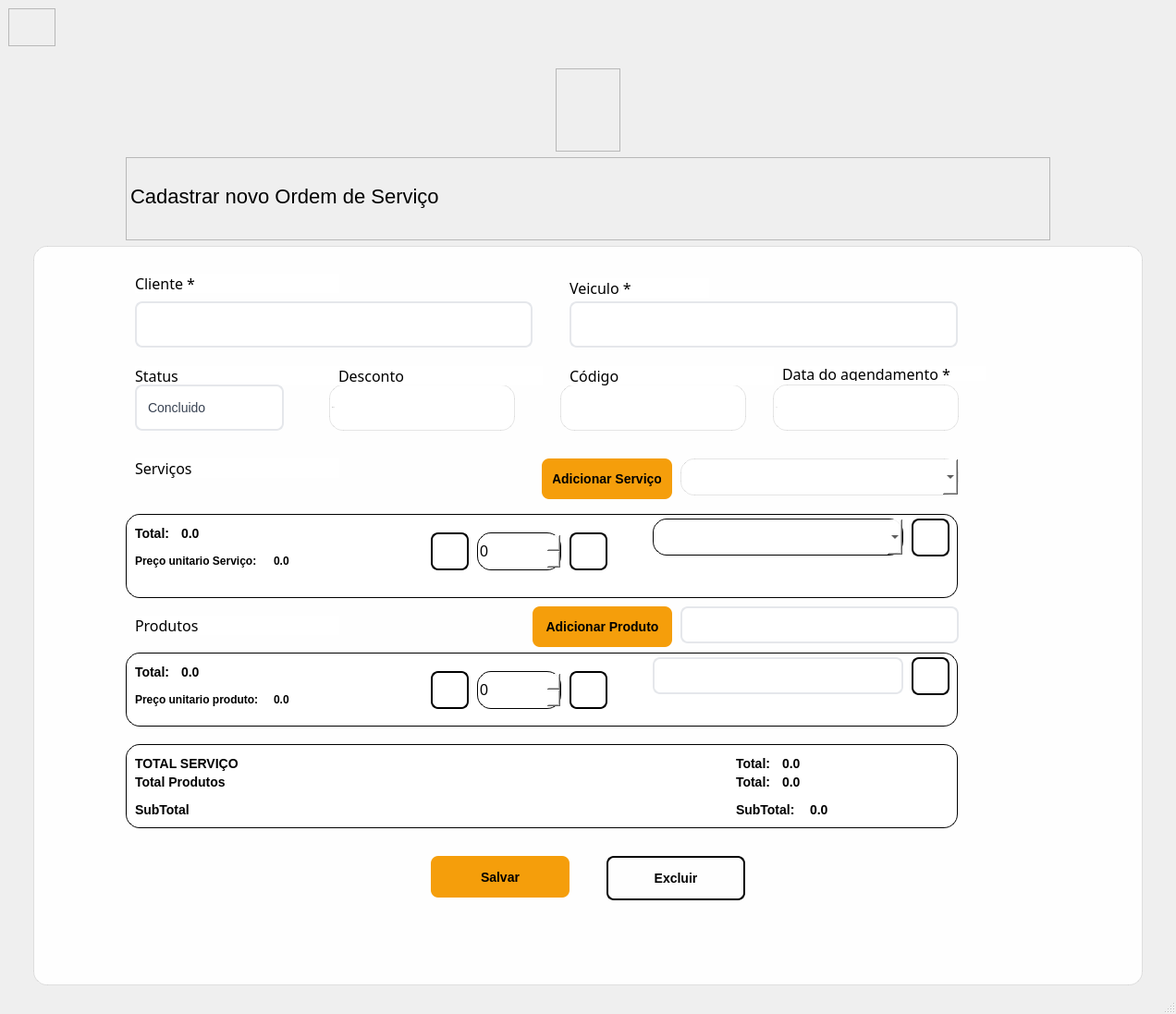
<?xml version="1.0" encoding="UTF-8"?>
<ui version="4.0">
 <class>MainWindow</class>
 <widget class="QMainWindow" name="MainWindow">
  <property name="geometry">
   <rect>
    <x>0</x>
    <y>0</y>
    <width>1272</width>
    <height>1097</height>
   </rect>
  </property>
  <property name="windowTitle">
   <string>MainWindow</string>
  </property>
  <widget class="QWidget" name="centralwidget">
   <layout class="QVBoxLayout" name="verticalLayout">
    <item>
     <widget class="QWidget" name="widget" native="true">
      <property name="minimumSize">
       <size>
        <width>50</width>
        <height>40</height>
       </size>
      </property>
      <property name="maximumSize">
       <size>
        <width>16777215</width>
        <height>80</height>
       </size>
      </property>
      <widget class="QFrame" name="frame_3">
       <property name="geometry">
        <rect>
         <x>0</x>
         <y>0</y>
         <width>51</width>
         <height>41</height>
        </rect>
       </property>
       <property name="frameShape">
        <enum>QFrame::StyledPanel</enum>
       </property>
       <property name="frameShadow">
        <enum>QFrame::Raised</enum>
       </property>
       <widget class="QPushButton" name="pushButton_3">
        <property name="geometry">
         <rect>
          <x>0</x>
          <y>0</y>
          <width>51</width>
          <height>41</height>
         </rect>
        </property>
        <property name="cursor">
         <cursorShape>PointingHandCursor</cursorShape>
        </property>
        <property name="styleSheet">
         <string notr="true">QPushButton{
background: transparent;
border: none;
}</string>
        </property>
        <property name="text">
         <string/>
        </property>
        <property name="icon">
         <iconset>
          <normaloff>../imagem/icons/back.png</normaloff>../imagem/icons/back.png</iconset>
        </property>
        <property name="iconSize">
         <size>
          <width>32</width>
          <height>32</height>
         </size>
        </property>
        <property name="flat">
         <bool>false</bool>
        </property>
       </widget>
      </widget>
     </widget>
    </item>
    <item alignment="Qt::AlignHCenter">
     <widget class="QFrame" name="frame_4">
      <property name="minimumSize">
       <size>
        <width>70</width>
        <height>90</height>
       </size>
      </property>
      <property name="maximumSize">
       <size>
        <width>70</width>
        <height>90</height>
       </size>
      </property>
      <property name="frameShape">
       <enum>QFrame::StyledPanel</enum>
      </property>
      <property name="frameShadow">
       <enum>QFrame::Raised</enum>
      </property>
      <widget class="QLabel" name="label_2">
       <property name="geometry">
        <rect>
         <x>0</x>
         <y>0</y>
         <width>70</width>
         <height>90</height>
        </rect>
       </property>
       <property name="text">
        <string/>
       </property>
       <property name="pixmap">
        <pixmap>../imagem/MOTORMAX-LGO.png</pixmap>
       </property>
       <property name="scaledContents">
        <bool>true</bool>
       </property>
      </widget>
     </widget>
    </item>
    <item alignment="Qt::AlignHCenter">
     <widget class="QFrame" name="frame">
      <property name="minimumSize">
       <size>
        <width>1000</width>
        <height>90</height>
       </size>
      </property>
      <property name="maximumSize">
       <size>
        <width>400</width>
        <height>90</height>
       </size>
      </property>
      <property name="frameShape">
       <enum>QFrame::StyledPanel</enum>
      </property>
      <property name="frameShadow">
       <enum>QFrame::Raised</enum>
      </property>
      <widget class="QLabel" name="label">
       <property name="geometry">
        <rect>
         <x>0</x>
         <y>0</y>
         <width>890</width>
         <height>70</height>
        </rect>
       </property>
       <property name="minimumSize">
        <size>
         <width>890</width>
         <height>0</height>
        </size>
       </property>
       <property name="font">
        <font>
         <pointsize>-1</pointsize>
         <weight>50</weight>
         <italic>false</italic>
         <bold>false</bold>
        </font>
       </property>
       <property name="styleSheet">
        <string notr="true">QLabel{
font-size: 22px;
margin-top: 30px;
margin-bottom: 15px;
font: plain;
}</string>
       </property>
       <property name="text">
        <string>Cadastrar novo Ordem de Serviço</string>
       </property>
      </widget>
     </widget>
    </item>
    <item alignment="Qt::AlignHCenter">
     <widget class="QFrame" name="frame_2">
      <property name="minimumSize">
       <size>
        <width>1200</width>
        <height>800</height>
       </size>
      </property>
      <property name="maximumSize">
       <size>
        <width>1200</width>
        <height>800</height>
       </size>
      </property>
      <property name="styleSheet">
       <string notr="true">background-color: rgba(255, 255, 255, 240);
border-radius: 15px;
border: 1px solid rgba(0, 0, 0,0.1); </string>
      </property>
      <property name="frameShape">
       <enum>QFrame::Panel</enum>
      </property>
      <property name="frameShadow">
       <enum>QFrame::Raised</enum>
      </property>
      <widget class="QPushButton" name="pushButton">
       <property name="geometry">
        <rect>
         <x>430</x>
         <y>660</y>
         <width>150</width>
         <height>45</height>
        </rect>
       </property>
       <property name="font">
        <font>
         <pointsize>-1</pointsize>
         <weight>75</weight>
         <bold>true</bold>
        </font>
       </property>
       <property name="cursor">
        <cursorShape>PointingHandCursor</cursorShape>
       </property>
       <property name="styleSheet">
        <string notr="true">QPushButton{
background-color: #f59e0b;
color: black;
border: none;
border-radius: 8px;
padding: 12px;
font-size: 14px;
font-weight: bold;
min-height: 20px;
}

QPushButton:hover{
background-color: #d97706;
}

QPushButton:pressed{
background-color: #b45309;
}

QPushButton:disable{
background-color: #582503;
}</string>
       </property>
       <property name="text">
        <string>Salvar</string>
       </property>
      </widget>
      <widget class="QLabel" name="label_4">
       <property name="geometry">
        <rect>
         <x>110</x>
         <y>30</y>
         <width>221</width>
         <height>21</height>
        </rect>
       </property>
       <property name="font">
        <font>
         <family>Rockwell</family>
         <pointsize>12</pointsize>
         <kerning>true</kerning>
        </font>
       </property>
       <property name="styleSheet">
        <string notr="true">border: none;</string>
       </property>
       <property name="text">
        <string>Cliente *</string>
       </property>
      </widget>
      <widget class="QPushButton" name="pushButton_2">
       <property name="geometry">
        <rect>
         <x>620</x>
         <y>660</y>
         <width>150</width>
         <height>48</height>
        </rect>
       </property>
       <property name="font">
        <font>
         <pointsize>-1</pointsize>
         <weight>75</weight>
         <bold>true</bold>
        </font>
       </property>
       <property name="cursor">
        <cursorShape>PointingHandCursor</cursorShape>
       </property>
       <property name="styleSheet">
        <string notr="true">QPushButton{
background-color: transparent;
color: Black;
border: 2px solid;
border-radius: 8px;
padding: 12px;
font-size: 14px;
font-weight: bold;
min-height: 20px;
}

QPushButton:hover{
background-color: rgb(234, 227, 174);
}

QPushButton:Pressed{
background-color: rgb(210, 203, 150);
}</string>
       </property>
       <property name="text">
        <string>Excluir</string>
       </property>
      </widget>
      <widget class="QLabel" name="label_6">
       <property name="geometry">
        <rect>
         <x>580</x>
         <y>35</y>
         <width>151</width>
         <height>21</height>
        </rect>
       </property>
       <property name="font">
        <font>
         <family>Rockwell</family>
         <pointsize>12</pointsize>
         <kerning>true</kerning>
        </font>
       </property>
       <property name="styleSheet">
        <string notr="true">border: none;</string>
       </property>
       <property name="text">
        <string>Veiculo *</string>
       </property>
      </widget>
      <widget class="QLineEdit" name="lineEdit_4">
       <property name="geometry">
        <rect>
         <x>320</x>
         <y>150</y>
         <width>201</width>
         <height>50</height>
        </rect>
       </property>
       <property name="font">
        <font>
         <pointsize>-1</pointsize>
        </font>
       </property>
       <property name="styleSheet">
        <string notr="true">QLineEdit[echoMode=&quot;2&quot;], QLineEdit[echoMode=&quot;0&quot;] {
                border: 2px solid #e5e7eb;
                border-radius: 8px;
                padding: 12px;
                font-size: 14px;
                color: #374151;
            }
QLineEdit:focus{
border: 2px solid #7f8082;
}

QLineEdit:hover{
background-color: rgb(234, 236, 240);
}</string>
       </property>
       <property name="echoMode">
        <enum>QLineEdit::Normal</enum>
       </property>
       <property name="alignment">
        <set>Qt::AlignLeading|Qt::AlignLeft|Qt::AlignVCenter</set>
       </property>
       <property name="placeholderText">
        <string>Ex: 50</string>
       </property>
      </widget>
      <widget class="QComboBox" name="comboBox">
       <property name="geometry">
        <rect>
         <x>580</x>
         <y>60</y>
         <width>420</width>
         <height>50</height>
        </rect>
       </property>
       <property name="styleSheet">
        <string notr="true">QComboBox {
border: 2px solid #e5e7eb;
border-radius: 8px;
padding: 12px;
font-size: 14px;
color: #374151;
}
QComboBox:hover{
background-color: rgb(234, 236, 240);
}

QComboBox:focus{
border: 2px solid #7f8082;
}

QComboBox::drop-down {
border: none;
}

QComboBox::down-arrow {
image: url(C:/Users/victor/Documents/vscode/python/curso/imagem/icons/arrow-down.png);
width: 18px;
height: 18px;
right: 6px;
}</string>
       </property>
       <property name="currentIndex">
        <number>-1</number>
       </property>
       <property name="maxVisibleItems">
        <number>5</number>
       </property>
       <property name="insertPolicy">
        <enum>QComboBox::InsertAtCurrent</enum>
       </property>
      </widget>
      <widget class="QLabel" name="label_5">
       <property name="geometry">
        <rect>
         <x>110</x>
         <y>130</y>
         <width>221</width>
         <height>21</height>
        </rect>
       </property>
       <property name="font">
        <font>
         <family>Rockwell</family>
         <pointsize>12</pointsize>
         <kerning>true</kerning>
        </font>
       </property>
       <property name="styleSheet">
        <string notr="true">border: none;</string>
       </property>
       <property name="text">
        <string>Status</string>
       </property>
      </widget>
      <widget class="QLabel" name="label_7">
       <property name="geometry">
        <rect>
         <x>330</x>
         <y>130</y>
         <width>221</width>
         <height>21</height>
        </rect>
       </property>
       <property name="font">
        <font>
         <family>Rockwell</family>
         <pointsize>12</pointsize>
         <kerning>true</kerning>
        </font>
       </property>
       <property name="styleSheet">
        <string notr="true">border: none;</string>
       </property>
       <property name="text">
        <string>Desconto</string>
       </property>
      </widget>
      <widget class="QComboBox" name="comboBox_2">
       <property name="geometry">
        <rect>
         <x>110</x>
         <y>60</y>
         <width>430</width>
         <height>50</height>
        </rect>
       </property>
       <property name="styleSheet">
        <string notr="true">QComboBox {
border: 2px solid #e5e7eb;
border-radius: 8px;
padding: 12px;
font-size: 14px;
color: #374151;
}
QComboBox:hover{
background-color: rgb(234, 236, 240);
}

QComboBox:focus{
border: 2px solid #7f8082;
}

QComboBox::drop-down {
border: none;
}

QComboBox::down-arrow {
image: url(C:/Users/victor/Documents/vscode/python/curso/imagem/icons/arrow-down.png);
width: 18px;
height: 18px;
right: 6px;
}</string>
       </property>
       <property name="currentIndex">
        <number>-1</number>
       </property>
       <property name="maxVisibleItems">
        <number>5</number>
       </property>
       <property name="insertPolicy">
        <enum>QComboBox::InsertAtCurrent</enum>
       </property>
      </widget>
      <widget class="QComboBox" name="comboBox_3">
       <property name="geometry">
        <rect>
         <x>110</x>
         <y>150</y>
         <width>161</width>
         <height>50</height>
        </rect>
       </property>
       <property name="cursor">
        <cursorShape>PointingHandCursor</cursorShape>
       </property>
       <property name="focusPolicy">
        <enum>Qt::ClickFocus</enum>
       </property>
       <property name="contextMenuPolicy">
        <enum>Qt::ActionsContextMenu</enum>
       </property>
       <property name="acceptDrops">
        <bool>true</bool>
       </property>
       <property name="toolTip">
        <string notr="true"/>
       </property>
       <property name="styleSheet">
        <string notr="true">QComboBox {
border: 2px solid #e5e7eb;
border-radius: 8px;
padding: 12px;
font-size: 14px;
color: #374151;
}
QComboBox:hover{
background-color: rgb(234, 236, 240);
}

QComboBox:focus{
border: 2px solid #7f8082;
}

QComboBox::drop-down {
border: none;
}

QComboBox::down-arrow {
image: url(C:/Users/victor/Documents/vscode/python/curso/imagem/icons/arrow-down.png);
width: 18px;
height: 18px;
right: 6px;
}</string>
       </property>
       <property name="currentText">
        <string>Concluido</string>
       </property>
       <property name="currentIndex">
        <number>1</number>
       </property>
       <property name="maxVisibleItems">
        <number>5</number>
       </property>
       <property name="insertPolicy">
        <enum>QComboBox::InsertAtCurrent</enum>
       </property>
       <property name="modelColumn">
        <number>0</number>
       </property>
       <item>
        <property name="text">
         <string>Agendado</string>
        </property>
       </item>
       <item>
        <property name="text">
         <string>Concluido</string>
        </property>
       </item>
       <item>
        <property name="text">
         <string>Cancelado</string>
        </property>
       </item>
      </widget>
      <widget class="QLabel" name="label_8">
       <property name="geometry">
        <rect>
         <x>810</x>
         <y>130</y>
         <width>221</width>
         <height>16</height>
        </rect>
       </property>
       <property name="font">
        <font>
         <family>Rockwell</family>
         <pointsize>12</pointsize>
         <kerning>true</kerning>
        </font>
       </property>
       <property name="styleSheet">
        <string notr="true">border: none;</string>
       </property>
       <property name="text">
        <string>Data do agendamento *</string>
       </property>
      </widget>
      <widget class="QLabel" name="label_9">
       <property name="geometry">
        <rect>
         <x>110</x>
         <y>230</y>
         <width>221</width>
         <height>21</height>
        </rect>
       </property>
       <property name="font">
        <font>
         <family>Rockwell</family>
         <pointsize>12</pointsize>
         <kerning>true</kerning>
        </font>
       </property>
       <property name="styleSheet">
        <string notr="true">border: none;</string>
       </property>
       <property name="text">
        <string>Serviços</string>
       </property>
      </widget>
      <widget class="QComboBox" name="comboBox_4">
       <property name="geometry">
        <rect>
         <x>700</x>
         <y>230</y>
         <width>301</width>
         <height>40</height>
        </rect>
       </property>
       <property name="styleSheet">
        <string notr="true">QComboBox {
border: 2px solid #e5e7eb;
border-radius: 8px;
padding: 12px;
font-size: 14px;
color: #374151;
}
QComboBox:hover{
background-color: rgb(234, 236, 240);
}

QComboBox:focus{
border: 2px solid #7f8082;
}

QComboBox::drop-down {
border: none;
}

QComboBox::down-arrow {
image: url(C:\Users\victor\Documents\vscode\python\projeto motor max\motor-max\imagem\icons\arrow-down.png);
width: 18px;
height: 18px;
right: 6px;
}</string>
       </property>
       <property name="currentIndex">
        <number>-1</number>
       </property>
       <property name="maxVisibleItems">
        <number>5</number>
       </property>
       <property name="insertPolicy">
        <enum>QComboBox::InsertAtCurrent</enum>
       </property>
      </widget>
      <widget class="QComboBox" name="comboBox_5">
       <property name="geometry">
        <rect>
         <x>700</x>
         <y>390</y>
         <width>301</width>
         <height>40</height>
        </rect>
       </property>
       <property name="styleSheet">
        <string notr="true">QComboBox {
border: 2px solid #e5e7eb;
border-radius: 8px;
padding: 12px;
font-size: 14px;
color: #374151;
}
QComboBox:hover{
background-color: rgb(234, 236, 240);
}

QComboBox:focus{
border: 2px solid #7f8082;
}

QComboBox::drop-down {
border: none;
}

QComboBox::down-arrow {
image: url(C:/Users/victor/Documents/vscode/python/curso/imagem/icons/arrow-down.png);
width: 18px;
height: 18px;
right: 6px;
}</string>
       </property>
       <property name="currentIndex">
        <number>-1</number>
       </property>
       <property name="maxVisibleItems">
        <number>5</number>
       </property>
       <property name="insertPolicy">
        <enum>QComboBox::InsertAtCurrent</enum>
       </property>
      </widget>
      <widget class="QLabel" name="label_10">
       <property name="geometry">
        <rect>
         <x>110</x>
         <y>400</y>
         <width>221</width>
         <height>21</height>
        </rect>
       </property>
       <property name="font">
        <font>
         <family>Rockwell</family>
         <pointsize>12</pointsize>
         <kerning>true</kerning>
        </font>
       </property>
       <property name="styleSheet">
        <string notr="true">border: none;</string>
       </property>
       <property name="text">
        <string>Produtos</string>
       </property>
      </widget>
      <widget class="QLineEdit" name="lineEdit_5">
       <property name="geometry">
        <rect>
         <x>570</x>
         <y>150</y>
         <width>201</width>
         <height>50</height>
        </rect>
       </property>
       <property name="font">
        <font>
         <pointsize>-1</pointsize>
        </font>
       </property>
       <property name="styleSheet">
        <string notr="true">QLineEdit[echoMode=&quot;2&quot;], QLineEdit[echoMode=&quot;0&quot;] {
                border: 2px solid #e5e7eb;
                border-radius: 8px;
                padding: 12px;
                font-size: 14px;
                color: #374151;
            }
QLineEdit:focus{
border: 2px solid #7f8082;
}

QLineEdit:hover{
background-color: rgb(234, 236, 240);
}</string>
       </property>
       <property name="echoMode">
        <enum>QLineEdit::Normal</enum>
       </property>
       <property name="alignment">
        <set>Qt::AlignLeading|Qt::AlignLeft|Qt::AlignVCenter</set>
       </property>
       <property name="placeholderText">
        <string/>
       </property>
      </widget>
      <widget class="QLabel" name="label_11">
       <property name="geometry">
        <rect>
         <x>580</x>
         <y>130</y>
         <width>221</width>
         <height>21</height>
        </rect>
       </property>
       <property name="font">
        <font>
         <family>Rockwell</family>
         <pointsize>12</pointsize>
         <kerning>true</kerning>
        </font>
       </property>
       <property name="styleSheet">
        <string notr="true">border: none;</string>
       </property>
       <property name="text">
        <string>Código</string>
       </property>
      </widget>
      <widget class="QLineEdit" name="lineEdit_6">
       <property name="geometry">
        <rect>
         <x>800</x>
         <y>150</y>
         <width>201</width>
         <height>50</height>
        </rect>
       </property>
       <property name="font">
        <font>
         <pointsize>-1</pointsize>
        </font>
       </property>
       <property name="styleSheet">
        <string notr="true">QLineEdit[echoMode=&quot;2&quot;], QLineEdit[echoMode=&quot;0&quot;] {
                border: 2px solid #e5e7eb;
                border-radius: 8px;
                padding: 12px;
                font-size: 14px;
                color: #374151;
            }
QLineEdit:focus{
border: 2px solid #7f8082;
}

QLineEdit:hover{
background-color: rgb(234, 236, 240);
}</string>
       </property>
       <property name="inputMask">
        <string>99/99/9999</string>
       </property>
       <property name="echoMode">
        <enum>QLineEdit::Normal</enum>
       </property>
       <property name="alignment">
        <set>Qt::AlignLeading|Qt::AlignLeft|Qt::AlignVCenter</set>
       </property>
       <property name="placeholderText">
        <string>Ex: 50</string>
       </property>
      </widget>
      <widget class="QFrame" name="frame_5">
       <property name="geometry">
        <rect>
         <x>100</x>
         <y>290</y>
         <width>900</width>
         <height>91</height>
        </rect>
       </property>
       <property name="styleSheet">
        <string notr="true">border: 1px solid;</string>
       </property>
       <property name="frameShape">
        <enum>QFrame::StyledPanel</enum>
       </property>
       <property name="frameShadow">
        <enum>QFrame::Raised</enum>
       </property>
       <widget class="QLabel" name="label_3">
        <property name="geometry">
         <rect>
          <x>10</x>
          <y>10</y>
          <width>101</width>
          <height>21</height>
         </rect>
        </property>
        <property name="font">
         <font>
          <pointsize>-1</pointsize>
          <weight>75</weight>
          <bold>true</bold>
         </font>
        </property>
        <property name="styleSheet">
         <string notr="true">QLabel{
border: none;
font-size: 14px;
font-weight: bold;
}</string>
        </property>
        <property name="text">
         <string>Total:</string>
        </property>
       </widget>
       <widget class="QLabel" name="label_12">
        <property name="geometry">
         <rect>
          <x>10</x>
          <y>40</y>
          <width>141</width>
          <height>21</height>
         </rect>
        </property>
        <property name="font">
         <font>
          <pointsize>-1</pointsize>
          <weight>75</weight>
          <bold>true</bold>
         </font>
        </property>
        <property name="styleSheet">
         <string notr="true">QLabel{
border: none;
font-size: 12px;
font-weight: bold;
}</string>
        </property>
        <property name="text">
         <string>Preço unitario Serviço:</string>
        </property>
       </widget>
       <widget class="QLabel" name="label_13">
        <property name="geometry">
         <rect>
          <x>60</x>
          <y>10</y>
          <width>101</width>
          <height>21</height>
         </rect>
        </property>
        <property name="font">
         <font>
          <pointsize>-1</pointsize>
          <weight>75</weight>
          <bold>true</bold>
         </font>
        </property>
        <property name="styleSheet">
         <string notr="true">QLabel{
border: none;
font-size: 14px;
font-weight: bold;
}</string>
        </property>
        <property name="text">
         <string>0.0</string>
        </property>
       </widget>
       <widget class="QPushButton" name="pushButton_4">
        <property name="geometry">
         <rect>
          <x>330</x>
          <y>20</y>
          <width>41</width>
          <height>41</height>
         </rect>
        </property>
        <property name="styleSheet">
         <string notr="true">QPushButton{
background-color: transparent;
color: Black;
border: 2px solid;
border-radius: 8px;
padding: 12px;
font-size: 14px;
font-weight: bold;
}

QPushButton:hover{
background-color: rgb(234, 227, 174);
}

QPushButton:Pressed{
background-color: rgb(210, 203, 150);
}</string>
        </property>
        <property name="text">
         <string/>
        </property>
        <property name="icon">
         <iconset>
          <normaloff>../imagem/icons/mais.png</normaloff>../imagem/icons/mais.png</iconset>
        </property>
       </widget>
       <widget class="QPushButton" name="pushButton_5">
        <property name="geometry">
         <rect>
          <x>480</x>
          <y>20</y>
          <width>41</width>
          <height>41</height>
         </rect>
        </property>
        <property name="styleSheet">
         <string notr="true">QPushButton{
background-color: transparent;
color: Black;
border: 2px solid;
border-radius: 8px;
padding: 12px;
font-size: 14px;
font-weight: bold;
}

QPushButton:hover{
background-color: rgb(234, 227, 174);
}

QPushButton:Pressed{
background-color: rgb(210, 203, 150);
}</string>
        </property>
        <property name="text">
         <string/>
        </property>
        <property name="icon">
         <iconset>
          <normaloff>../imagem/icons/menos.png</normaloff>../imagem/icons/menos.png</iconset>
        </property>
       </widget>
       <widget class="QSpinBox" name="spinBox">
        <property name="geometry">
         <rect>
          <x>380</x>
          <y>20</y>
          <width>91</width>
          <height>41</height>
         </rect>
        </property>
        <property name="styleSheet">
         <string notr="true">QSpinBox{
font-size: 16px;

}</string>
        </property>
       </widget>
       <widget class="QPushButton" name="pushButton_10">
        <property name="geometry">
         <rect>
          <x>850</x>
          <y>5</y>
          <width>41</width>
          <height>41</height>
         </rect>
        </property>
        <property name="styleSheet">
         <string notr="true">QPushButton{
background-color: transparent;
color: Black;
border: 2px solid;
border-radius: 8px;
padding: 12px;
font-size: 14px;
font-weight: bold;
}

QPushButton:hover{
background-color: rgb(234, 227, 174);
}

QPushButton:Pressed{
background-color: rgb(210, 203, 150);
}</string>
        </property>
        <property name="text">
         <string/>
        </property>
        <property name="icon">
         <iconset>
          <normaloff>../imagem/icons/delete.png</normaloff>../imagem/icons/delete.png</iconset>
        </property>
       </widget>
       <widget class="QLabel" name="label_19">
        <property name="geometry">
         <rect>
          <x>160</x>
          <y>40</y>
          <width>141</width>
          <height>21</height>
         </rect>
        </property>
        <property name="font">
         <font>
          <pointsize>-1</pointsize>
          <weight>75</weight>
          <bold>true</bold>
         </font>
        </property>
        <property name="styleSheet">
         <string notr="true">QLabel{
border: none;
font-size: 12px;
font-weight: bold;
}</string>
        </property>
        <property name="text">
         <string>0.0</string>
        </property>
       </widget>
       <widget class="QComboBox" name="comboBox_6">
        <property name="geometry">
         <rect>
          <x>570</x>
          <y>5</y>
          <width>271</width>
          <height>40</height>
         </rect>
        </property>
        <property name="styleSheet">
         <string notr="true">QComboBox {
border: 2px solid #e5e7eb;
border-radius: 8px;
font-size: 14px;
color: #374151;
}
QComboBox:hover{
background-color: rgb(234, 236, 240);
}

QComboBox:focus{
border: 2px solid #7f8082;
}

QComboBox::drop-down {
border: none;
}

QComboBox::down-arrow {
image: url(C:\Users\victor\Documents\vscode\python\projeto motor max\motor-max\imagem\icons\arrow-down.png);
width: 18px;
height: 18px;
right: 6px;
}</string>
        </property>
        <property name="currentIndex">
         <number>-1</number>
        </property>
        <property name="maxVisibleItems">
         <number>5</number>
        </property>
        <property name="insertPolicy">
         <enum>QComboBox::InsertAtCurrent</enum>
        </property>
       </widget>
      </widget>
      <widget class="QFrame" name="frame_6">
       <property name="geometry">
        <rect>
         <x>100</x>
         <y>440</y>
         <width>900</width>
         <height>80</height>
        </rect>
       </property>
       <property name="styleSheet">
        <string notr="true">border: 1px solid;</string>
       </property>
       <property name="frameShape">
        <enum>QFrame::StyledPanel</enum>
       </property>
       <property name="frameShadow">
        <enum>QFrame::Raised</enum>
       </property>
       <widget class="QLabel" name="label_15">
        <property name="geometry">
         <rect>
          <x>10</x>
          <y>10</y>
          <width>101</width>
          <height>21</height>
         </rect>
        </property>
        <property name="font">
         <font>
          <pointsize>-1</pointsize>
          <weight>75</weight>
          <bold>true</bold>
         </font>
        </property>
        <property name="styleSheet">
         <string notr="true">QLabel{
border: none;
font-size: 14px;
font-weight: bold;
}</string>
        </property>
        <property name="text">
         <string>Total:</string>
        </property>
       </widget>
       <widget class="QLabel" name="label_16">
        <property name="geometry">
         <rect>
          <x>10</x>
          <y>40</y>
          <width>161</width>
          <height>21</height>
         </rect>
        </property>
        <property name="font">
         <font>
          <pointsize>-1</pointsize>
          <weight>75</weight>
          <bold>true</bold>
         </font>
        </property>
        <property name="styleSheet">
         <string notr="true">QLabel{
border: none;
font-size: 12px;
font-weight: bold;
}</string>
        </property>
        <property name="text">
         <string>Preço unitario produto:</string>
        </property>
       </widget>
       <widget class="QLabel" name="label_17">
        <property name="geometry">
         <rect>
          <x>60</x>
          <y>10</y>
          <width>101</width>
          <height>21</height>
         </rect>
        </property>
        <property name="font">
         <font>
          <pointsize>-1</pointsize>
          <weight>75</weight>
          <bold>true</bold>
         </font>
        </property>
        <property name="styleSheet">
         <string notr="true">QLabel{
border: none;
font-size: 14px;
font-weight: bold;
}</string>
        </property>
        <property name="text">
         <string>0.0</string>
        </property>
       </widget>
       <widget class="QPushButton" name="pushButton_6">
        <property name="geometry">
         <rect>
          <x>330</x>
          <y>20</y>
          <width>41</width>
          <height>41</height>
         </rect>
        </property>
        <property name="styleSheet">
         <string notr="true">QPushButton{
background-color: transparent;
color: Black;
border: 2px solid;
border-radius: 8px;
padding: 12px;
font-size: 14px;
font-weight: bold;
}

QPushButton:hover{
background-color: rgb(234, 227, 174);
}

QPushButton:Pressed{
background-color: rgb(210, 203, 150);
}</string>
        </property>
        <property name="text">
         <string/>
        </property>
        <property name="icon">
         <iconset>
          <normaloff>../imagem/icons/mais.png</normaloff>../imagem/icons/mais.png</iconset>
        </property>
       </widget>
       <widget class="QPushButton" name="pushButton_7">
        <property name="geometry">
         <rect>
          <x>480</x>
          <y>20</y>
          <width>41</width>
          <height>41</height>
         </rect>
        </property>
        <property name="styleSheet">
         <string notr="true">QPushButton{
background-color: transparent;
color: Black;
border: 2px solid;
border-radius: 8px;
padding: 12px;
font-size: 14px;
font-weight: bold;
}

QPushButton:hover{
background-color: rgb(234, 227, 174);
}

QPushButton:Pressed{
background-color: rgb(210, 203, 150);
}</string>
        </property>
        <property name="text">
         <string/>
        </property>
        <property name="icon">
         <iconset>
          <normaloff>../imagem/icons/menos.png</normaloff>../imagem/icons/menos.png</iconset>
        </property>
       </widget>
       <widget class="QSpinBox" name="spinBox_2">
        <property name="geometry">
         <rect>
          <x>380</x>
          <y>20</y>
          <width>91</width>
          <height>41</height>
         </rect>
        </property>
        <property name="styleSheet">
         <string notr="true">QSpinBox{
font-size: 16px;

}</string>
        </property>
       </widget>
       <widget class="QPushButton" name="pushButton_11">
        <property name="geometry">
         <rect>
          <x>850</x>
          <y>5</y>
          <width>41</width>
          <height>41</height>
         </rect>
        </property>
        <property name="styleSheet">
         <string notr="true">QPushButton{
background-color: transparent;
color: Black;
border: 2px solid;
border-radius: 8px;
padding: 12px;
font-size: 14px;
font-weight: bold;
}

QPushButton:hover{
background-color: rgb(234, 227, 174);
}

QPushButton:Pressed{
background-color: rgb(210, 203, 150);
}</string>
        </property>
        <property name="text">
         <string/>
        </property>
        <property name="icon">
         <iconset>
          <normaloff>../imagem/icons/delete.png</normaloff>../imagem/icons/delete.png</iconset>
        </property>
       </widget>
       <widget class="QLabel" name="label_20">
        <property name="geometry">
         <rect>
          <x>160</x>
          <y>40</y>
          <width>161</width>
          <height>21</height>
         </rect>
        </property>
        <property name="font">
         <font>
          <pointsize>-1</pointsize>
          <weight>75</weight>
          <bold>true</bold>
         </font>
        </property>
        <property name="styleSheet">
         <string notr="true">QLabel{
border: none;
font-size: 12px;
font-weight: bold;
}</string>
        </property>
        <property name="text">
         <string>0.0</string>
        </property>
       </widget>
       <widget class="QComboBox" name="comboBox_7">
        <property name="geometry">
         <rect>
          <x>570</x>
          <y>5</y>
          <width>271</width>
          <height>40</height>
         </rect>
        </property>
        <property name="styleSheet">
         <string notr="true">QComboBox {
border: 2px solid #e5e7eb;
border-radius: 8px;
font-size: 14px;
color: #374151;
}
QComboBox:hover{
background-color: rgb(234, 236, 240);
}

QComboBox:focus{
border: 2px solid #7f8082;
}

QComboBox::drop-down {
border: none;
}

QComboBox::down-arrow {
image: url(C:/Users/victor/Documents/vscode/python/curso/imagem/icons/arrow-down.png);
width: 18px;
height: 18px;
right: 6px;
}</string>
        </property>
        <property name="currentIndex">
         <number>-1</number>
        </property>
        <property name="maxVisibleItems">
         <number>5</number>
        </property>
        <property name="insertPolicy">
         <enum>QComboBox::InsertAtCurrent</enum>
        </property>
       </widget>
      </widget>
      <widget class="QFrame" name="frame_7">
       <property name="geometry">
        <rect>
         <x>100</x>
         <y>539</y>
         <width>900</width>
         <height>91</height>
        </rect>
       </property>
       <property name="styleSheet">
        <string notr="true">border: 1px solid;</string>
       </property>
       <property name="frameShape">
        <enum>QFrame::StyledPanel</enum>
       </property>
       <property name="frameShadow">
        <enum>QFrame::Raised</enum>
       </property>
       <widget class="QLabel" name="label_23">
        <property name="geometry">
         <rect>
          <x>10</x>
          <y>10</y>
          <width>121</width>
          <height>21</height>
         </rect>
        </property>
        <property name="font">
         <font>
          <pointsize>-1</pointsize>
          <weight>75</weight>
          <bold>true</bold>
         </font>
        </property>
        <property name="styleSheet">
         <string notr="true">QLabel{
border: none;
font-size: 14px;
font-weight: bold;
}</string>
        </property>
        <property name="text">
         <string>TOTAL SERVIÇO</string>
        </property>
       </widget>
       <widget class="QLabel" name="label_24">
        <property name="geometry">
         <rect>
          <x>10</x>
          <y>30</y>
          <width>111</width>
          <height>21</height>
         </rect>
        </property>
        <property name="font">
         <font>
          <pointsize>-1</pointsize>
          <weight>75</weight>
          <bold>true</bold>
         </font>
        </property>
        <property name="styleSheet">
         <string notr="true">QLabel{
border: none;
font-size: 14px;
font-weight: bold;
}</string>
        </property>
        <property name="text">
         <string>Total Produtos</string>
        </property>
       </widget>
       <widget class="QLabel" name="label_25">
        <property name="geometry">
         <rect>
          <x>660</x>
          <y>10</y>
          <width>101</width>
          <height>21</height>
         </rect>
        </property>
        <property name="font">
         <font>
          <pointsize>-1</pointsize>
          <weight>75</weight>
          <bold>true</bold>
         </font>
        </property>
        <property name="styleSheet">
         <string notr="true">QLabel{
border: none;
font-size: 14px;
font-weight: bold;
}</string>
        </property>
        <property name="text">
         <string>Total:</string>
        </property>
       </widget>
       <widget class="QLabel" name="label_26">
        <property name="geometry">
         <rect>
          <x>710</x>
          <y>10</y>
          <width>101</width>
          <height>21</height>
         </rect>
        </property>
        <property name="font">
         <font>
          <pointsize>-1</pointsize>
          <weight>75</weight>
          <bold>true</bold>
         </font>
        </property>
        <property name="styleSheet">
         <string notr="true">QLabel{
border: none;
font-size: 14px;
font-weight: bold;
}</string>
        </property>
        <property name="text">
         <string>0.0</string>
        </property>
       </widget>
       <widget class="QLabel" name="label_27">
        <property name="geometry">
         <rect>
          <x>660</x>
          <y>30</y>
          <width>101</width>
          <height>21</height>
         </rect>
        </property>
        <property name="font">
         <font>
          <pointsize>-1</pointsize>
          <weight>75</weight>
          <bold>true</bold>
         </font>
        </property>
        <property name="styleSheet">
         <string notr="true">QLabel{
border: none;
font-size: 14px;
font-weight: bold;
}</string>
        </property>
        <property name="text">
         <string>Total:</string>
        </property>
       </widget>
       <widget class="QLabel" name="label_28">
        <property name="geometry">
         <rect>
          <x>710</x>
          <y>30</y>
          <width>101</width>
          <height>21</height>
         </rect>
        </property>
        <property name="font">
         <font>
          <pointsize>-1</pointsize>
          <weight>75</weight>
          <bold>true</bold>
         </font>
        </property>
        <property name="styleSheet">
         <string notr="true">QLabel{
border: none;
font-size: 14px;
font-weight: bold;
}</string>
        </property>
        <property name="text">
         <string>0.0</string>
        </property>
       </widget>
       <widget class="QLabel" name="label_29">
        <property name="geometry">
         <rect>
          <x>10</x>
          <y>60</y>
          <width>111</width>
          <height>21</height>
         </rect>
        </property>
        <property name="font">
         <font>
          <pointsize>-1</pointsize>
          <weight>75</weight>
          <bold>true</bold>
         </font>
        </property>
        <property name="styleSheet">
         <string notr="true">QLabel{
border: none;
font-size: 14px;
font-weight: bold;
}</string>
        </property>
        <property name="text">
         <string>SubTotal</string>
        </property>
       </widget>
       <widget class="QLabel" name="label_30">
        <property name="geometry">
         <rect>
          <x>660</x>
          <y>60</y>
          <width>101</width>
          <height>21</height>
         </rect>
        </property>
        <property name="font">
         <font>
          <pointsize>-1</pointsize>
          <weight>75</weight>
          <bold>true</bold>
         </font>
        </property>
        <property name="styleSheet">
         <string notr="true">QLabel{
border: none;
font-size: 14px;
font-weight: bold;
}</string>
        </property>
        <property name="text">
         <string>SubTotal:</string>
        </property>
       </widget>
       <widget class="QLabel" name="label_31">
        <property name="geometry">
         <rect>
          <x>740</x>
          <y>60</y>
          <width>101</width>
          <height>21</height>
         </rect>
        </property>
        <property name="font">
         <font>
          <pointsize>-1</pointsize>
          <weight>75</weight>
          <bold>true</bold>
         </font>
        </property>
        <property name="styleSheet">
         <string notr="true">QLabel{
border: none;
font-size: 14px;
font-weight: bold;
}</string>
        </property>
        <property name="text">
         <string>0.0</string>
        </property>
       </widget>
      </widget>
      <widget class="QPushButton" name="pushButton_8">
       <property name="geometry">
        <rect>
         <x>550</x>
         <y>230</y>
         <width>141</width>
         <height>44</height>
        </rect>
       </property>
       <property name="font">
        <font>
         <pointsize>-1</pointsize>
         <weight>75</weight>
         <bold>true</bold>
        </font>
       </property>
       <property name="cursor">
        <cursorShape>PointingHandCursor</cursorShape>
       </property>
       <property name="styleSheet">
        <string notr="true">QPushButton{
background-color: #f59e0b;
color: black;
border: none;
border-radius: 8px;
padding: 12px;
font-size: 14px;
font-weight: bold;
min-height: 20px;
}

QPushButton:hover{
background-color: #d97706;
}

QPushButton:pressed{
background-color: #b45309;
}

QPushButton:disable{
background-color: #582503;
}</string>
       </property>
       <property name="text">
        <string>Adicionar Serviço</string>
       </property>
      </widget>
      <widget class="QPushButton" name="pushButton_9">
       <property name="geometry">
        <rect>
         <x>540</x>
         <y>390</y>
         <width>151</width>
         <height>44</height>
        </rect>
       </property>
       <property name="font">
        <font>
         <pointsize>-1</pointsize>
         <weight>75</weight>
         <bold>true</bold>
        </font>
       </property>
       <property name="cursor">
        <cursorShape>PointingHandCursor</cursorShape>
       </property>
       <property name="styleSheet">
        <string notr="true">QPushButton{
background-color: #f59e0b;
color: black;
border: none;
border-radius: 8px;
padding: 12px;
font-size: 14px;
font-weight: bold;
min-height: 20px;
}

QPushButton:hover{
background-color: #d97706;
}

QPushButton:pressed{
background-color: #b45309;
}

QPushButton:disable{
background-color: #582503;
}</string>
       </property>
       <property name="text">
        <string>Adicionar Produto</string>
       </property>
      </widget>
     </widget>
    </item>
   </layout>
  </widget>
  <widget class="QMenuBar" name="menubar">
   <property name="geometry">
    <rect>
     <x>0</x>
     <y>0</y>
     <width>1272</width>
     <height>21</height>
    </rect>
   </property>
  </widget>
  <widget class="QStatusBar" name="statusbar"/>
 </widget>
 <resources/>
 <connections/>
</ui>
